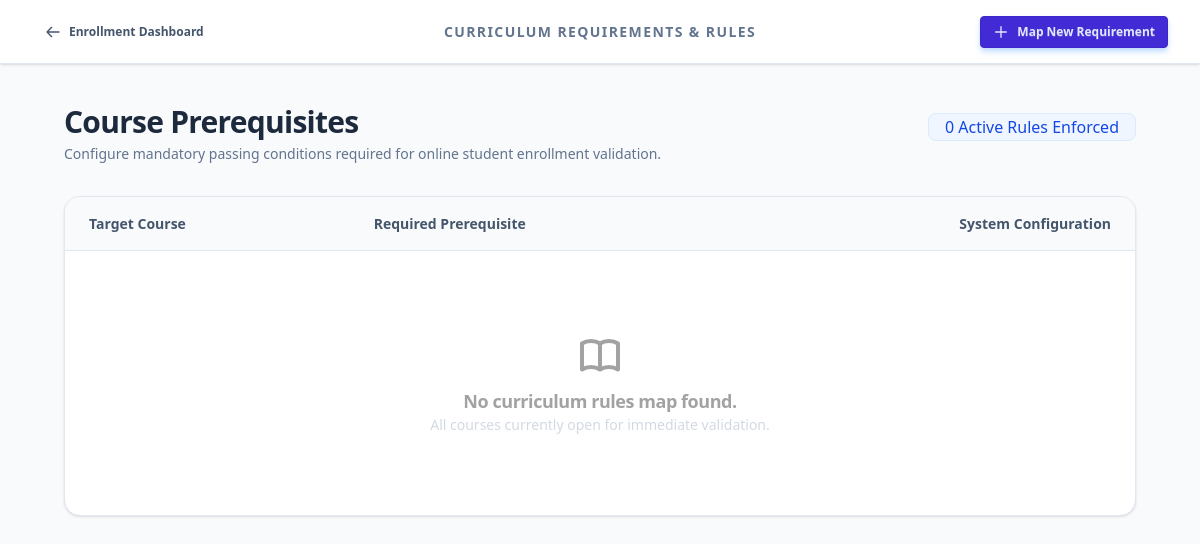
/public/admin/prerequisites.php, run on an earlier commit of the app's database.
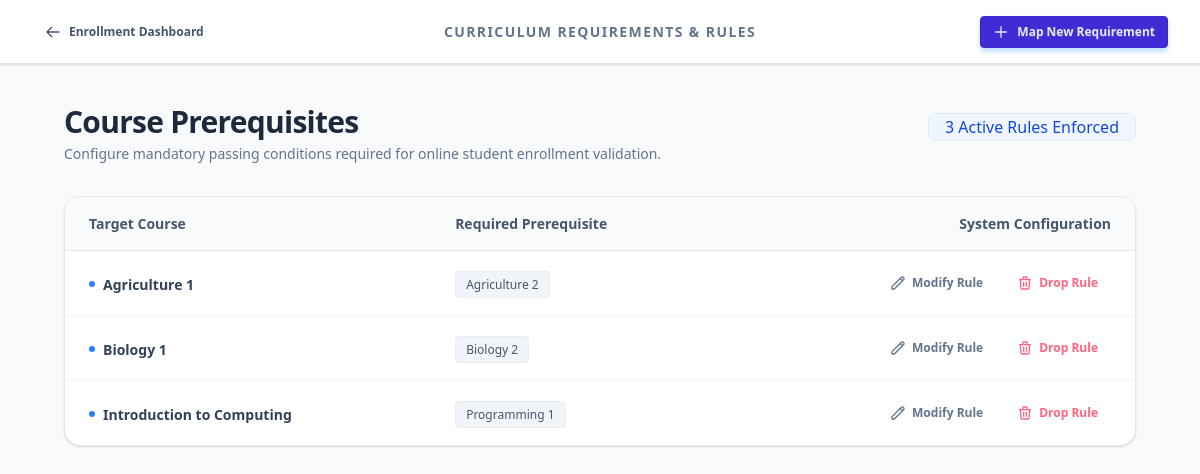
And on a later commit of the database.
### tables this page shows
CREATE TABLE `subject_prerequisites` (
  `id` int(11) NOT NULL,
  `subject_id` int(11) NOT NULL,
  `prerequisite_subject_id` int(11) NOT NULL
);

CREATE TABLE `subjects` (
  `id` int(11) NOT NULL,
  `course_id` int(11) NOT NULL,
  `subject_code` varchar(50) NOT NULL,
  `subject_name` varchar(255) NOT NULL,
  `lecture_units` int(11) DEFAULT 0,
  `lab_units` int(11) DEFAULT 0,
  `year_level` varchar(20) NOT NULL,
  `semester` varchar(20) NOT NULL,
  `created_at` timestamp NOT NULL DEFAULT current_timestamp()
);

### classes/admin.php (called while the page is built, shortened)
<?php
class admins extends Dbh
{
    public function viewSubjectPrerequisite()
    {
        $conn = $this->connect();
        $sql = "
    SELECT
        sp.id,
        sp.subject_id,
        sp.prerequisite_subject_id,
        s1.subject_name AS subject_name,
        s1.subject_code AS subject_code,
        s2.subject_name AS prerequisite_subject_name,
        s2.subject_code AS prerequisite_subject_code
    FROM subject_prerequisites sp
    INNER JOIN subjects s1
        ON sp.subject_id = s1.id
    INNER JOIN subjects s2
        ON sp.prerequisite_subject_id = s2.id
    ORDER BY sp.id DESC
";
        $stmt = $conn->prepare($sql);
        $stmt->execute();
        $result = $stmt->get_result();
        return $result->num_rows > 0
            ? $result->fetch_all(MYSQLI_ASSOC)
            : [];
    }
}
?>

### public/admin/prerequisites.php (the view, shortened to what the changed rows need)
<?php session_start();
include('header.php'); ?>
<?php
include('../../classes/admin.php');
$data = new admins();
$row = $data->viewSubjectPrerequisite();
?>
<div class="min-h-screen bg-slate-50">
    <div class="navbar bg-base-100 shadow-sm border-b border-slate-200 px-4 md:px-8 sticky top-0 z-30">
        <div class="flex-none hidden lg:block">
            <h1 class="text-sm font-semibold uppercase tracking-widest text-slate-500">
                Curriculum Requirements & Rules
            </h1>
        </div>
    </div>
    <div class="max-w-6xl mx-auto p-6 md:p-10">
        <div class="flex flex-col md:flex-row items-baseline justify-between mb-8 gap-2">
            <div>
                <h2 class="text-3xl font-extrabold text-slate-800 tracking-tight">
                    Course Prerequisites
                </h2>
                <p class="text-slate-500 text-sm mt-1">
                </p>
            </div>
            <div class="badge badge-lg bg-blue-50 text-blue-700 border-blue-100 font-medium px-4 py-3">
                <?php echo count($row); ?> Active Rules Enforced
            </div>
        </div>
        <div class="bg-white rounded-2xl border border-slate-200 shadow-sm overflow-hidden">
            <div class="overflow-x-auto">
                <table class="table w-full border-separate border-spacing-0">
                    <thead class="bg-slate-50">
                        <tr>
                            <th class="py-4 px-6 text-slate-600 font-bold border-b border-slate-200">Target Course</th>
                            <th class="py-4 px-6 text-slate-600 font-bold border-b border-slate-200">Required
                                Prerequisite</th>
                            <th class="py-4 px-6 text-slate-600 font-bold border-b border-slate-200 text-right">System
                                Configuration</th>
                        </tr>
                    </thead>
                    <tbody class="divide-y divide-slate-100">
                        <?php if (empty($row)) { ?>
                        <tr>
                            <td colspan="3" class="text-center py-20">
                                <div class="flex flex-col items-center opacity-40">
                                    <span class="text-lg font-semibold tracking-tight">No curriculum rules map
                                        found.</span>
                                    <span class="text-sm text-slate-400">All courses currently open for immediate
                                        validation.</span>
                                </div>
                            </td>
                        </tr>
                        <?php } else { ?>
                        <?php foreach ($row as $items) { ?>
                        <tr class="hover:bg-blue-50/40 transition-all duration-200 group">
                            <td class="py-4 px-6 font-semibold text-slate-700">
                                <span class="inline-flex items-center gap-2">
                                    <span class="w-1.5 h-1.5 rounded-full bg-blue-500"></span>
                                    <?php echo htmlspecialchars($items['subject_name']); ?>
                                </span>
                            </td>
                            <td class="py-4 px-6 text-slate-600">
                                <span
                                    class="bg-slate-100 px-2.5 py-1 rounded text-xs font-medium border border-slate-200/60">
                                    <?php echo htmlspecialchars($items['prerequisite_subject_name']); ?>
                                </span>
                            </td>
                            <td class="py-4 px-6 text-right">
                                <div class="flex justify-end gap-2">
                                    <button
                                        class="btn btn-sm btn-ghost hover:bg-white hover:text-blue-600 hover:shadow-sm text-slate-500 border border-transparent hover:border-blue-200 --btn-edit"
                                        data-id="<?php echo $items['id']; ?>"
                                        data-cid="<?php echo $items['subject_id']; ?>"
                                        data-pid="<?php echo $items['prerequisite_subject_id']; ?>">
                                        <svg xmlns="http://www.w3.org/2000/svg" class="h-4 w-4" fill="none"
                                            viewBox="0 0 24 24" stroke="currentColor">
                                            <path stroke-linecap="round" stroke-linejoin="round" stroke-width="2"
                                                d="M15.232 5.232l3.536 3.536m-2.036-5.036a2.5 2.5 0 113.536 3.536L6.5 21.036H3v-3.572L16.732 3.732z" />
                                        </svg>
                                        Modify Rule
                                    </button>
                                    <button
                                        class="btn btn-sm btn-ghost text-rose-400 hover:text-rose-600 hover:bg-rose-50 border border-transparent hover:border-rose-100 --btn-delete"
                                        data-id="<?php echo $items['id']; ?>">
                                        <svg xmlns="http://www.w3.org/2000/svg" class="h-4 w-4" fill="none"
                                            viewBox="0 0 24 24" stroke="currentColor">
                                            <path stroke-linecap="round" stroke-linejoin="round" stroke-width="2"
                                                d="M19 7l-.867 12.142A2 2 0 0116.138 21H7.862a2 2 0 01-1.995-1.858L5 7m5 4v6m4-6v6m1-10V4a1 1 0 00-1-1h-4a1 1 0 00-1 1v3M4 7h16" />
                                        </svg>
                                        Drop Rule
                                    </button>
                                </div>
                            </td>
                        </tr>
                        <?php } ?>
                        <?php } ?>
                    </tbody>
                </table>
            </div>
        </div>
    </div>
</div>
<?php include('includes/preFooter.php'); ?>

What changed in the data, as far as the page shows it:
added subject_prerequisites: subject.subject_name "Agriculture 1", prerequisite_subject.subject_name "Agriculture 2"
added subject_prerequisites: subject.subject_name "Biology 1", prerequisite_subject.subject_name "Biology 2"
added subject_prerequisites: subject.subject_name "Introduction to Computing", prerequisite_subject.subject_name "Programming 1"
Also different on the page:
count($row): "0" → "3"
text no longer shown: "No curriculum rules map found. All courses currently open for immediate validation."
